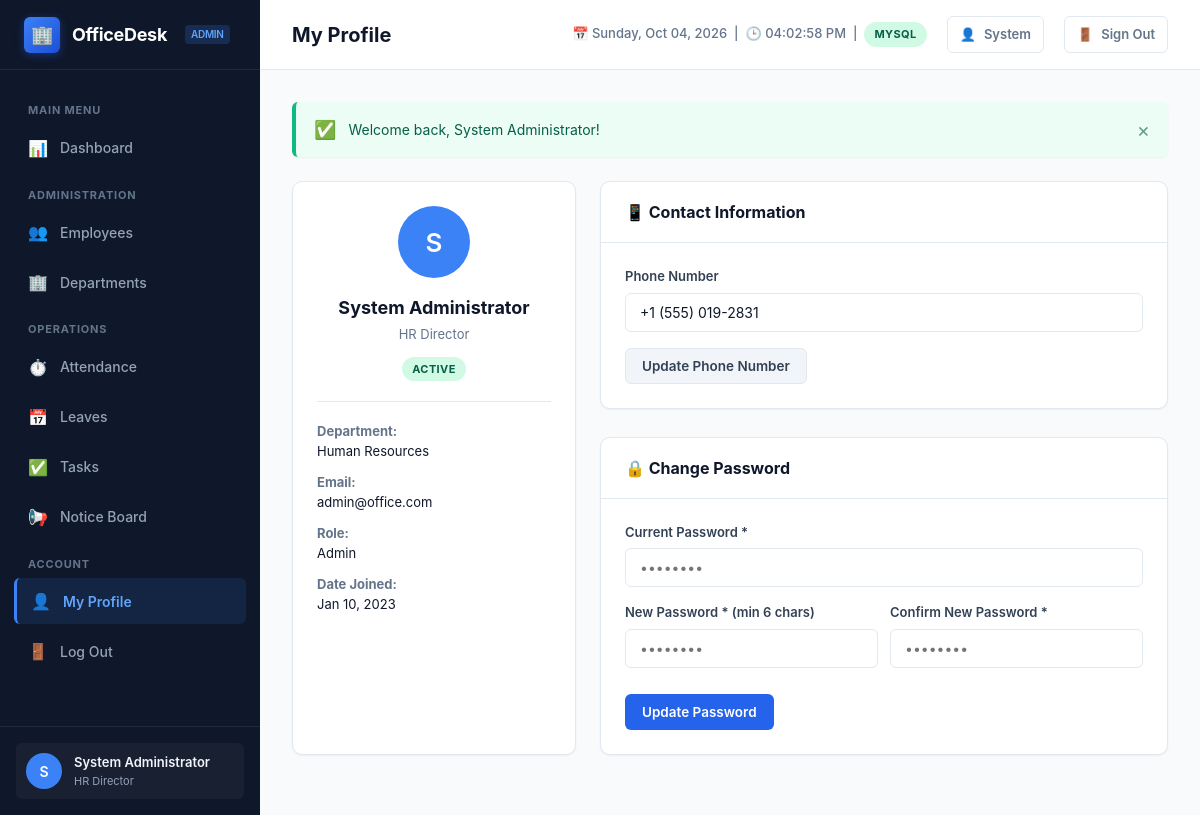
The app's page /profile.php (signed in) with its own data.
### tables this page shows
CREATE TABLE `users` (
    `id` INT AUTO_INCREMENT PRIMARY KEY,
    `full_name` VARCHAR(100) NOT NULL,
    `email` VARCHAR(150) NOT NULL UNIQUE,
    `password` VARCHAR(255) NOT NULL,
    `phone` VARCHAR(20) NULL,
    `role` ENUM('admin', 'employee') NOT NULL DEFAULT 'employee',
    `department_id` INT NULL,
    `designation` VARCHAR(100) NULL,
    `salary` DECIMAL(10,2) DEFAULT 0.00,
    `date_of_joining` DATE NULL,
    `status` ENUM('active', 'inactive') NOT NULL DEFAULT 'active',
    `created_at` TIMESTAMP DEFAULT CURRENT_TIMESTAMP,
    `updated_at` TIMESTAMP DEFAULT CURRENT_TIMESTAMP ON UPDATE CURRENT_TIMESTAMP,
    CONSTRAINT `fk_users_department` FOREIGN KEY (`department_id`) 
        REFERENCES `departments`(`id`) ON DELETE SET NULL
);

CREATE TABLE `departments` (
    `id` INT AUTO_INCREMENT PRIMARY KEY,
    `name` VARCHAR(100) NOT NULL UNIQUE,
    `description` TEXT NULL,
    `created_at` TIMESTAMP DEFAULT CURRENT_TIMESTAMP
);

### profile.php (the view, shortened to what this page needs)
<?php
require_once __DIR__ . '/includes/header.php';
$userId = current_user_id();
$stmt = $pdo->prepare("
    SELECT u.*, d.name AS department_name
    FROM users u
    LEFT JOIN departments d ON u.department_id = d.id
    WHERE u.id = ?
");
$stmt->execute([$userId]);
$profile = $stmt->fetch();
?>
<div style="max-width: 900px; margin: 0 auto;">
    <div class="dashboard-grid" style="grid-template-columns: 1fr 2fr;">
        <div class="card" style="text-align: center;">
            <div class="card-body">
                <div class="user-avatar" style="width: 72px; height: 72px; font-size: 26px; margin: 0 auto 16px;">
                    <?= strtoupper(substr($profile['full_name'], 0, 1)) ?>
                </div>
                <h3 style="font-size: 18px; font-weight: 700; margin-bottom: 4px;"><?= htmlspecialchars($profile['full_name']) ?></h3>
                <div style="color: #64748b; font-size: 13px; margin-bottom: 12px;"><?= htmlspecialchars($profile['designation'] ?: 'Staff Member') ?></div>
                <div><?= status_badge($profile['status']) ?></div>
                <hr style="border: 0; border-top: 1px solid var(--border); margin: 20px 0;">
                <div style="text-align: left; display: flex; flex-direction: column; gap: 12px; font-size: 13px;">
                    <div>
                        <strong style="color: #64748b;">Department:</strong><br>
                        <?= htmlspecialchars($profile['department_name'] ?? 'Not Assigned') ?>
                    </div>
                    <div>
                        <strong style="color: #64748b;">Email:</strong><br>
                        <?= htmlspecialchars($profile['email']) ?>
                    </div>
                    <div>
                        <strong style="color: #64748b;">Role:</strong><br>
                        <?= ucfirst($profile['role']) ?>
                    </div>
                    <div>
                        <strong style="color: #64748b;">Date Joined:</strong><br>
                        <?= format_date($profile['date_of_joining']) ?>
                    </div>
                </div>
            </div>
        </div>
        <div>
            <div class="card">
                <div class="card-header">
                    <div class="card-title">📱 Contact Information</div>
                </div>
                <div class="card-body">
                    <form action="profile.php" method="POST">
                        <div class="form-group">
                            <label class="form-label" for="phone">Phone Number</label>
                            <input type="text" name="phone" id="phone" class="form-control" value="<?= htmlspecialchars($profile['phone'] ?? '') ?>" placeholder="+1 (555) 000-0000">
                        </div>
                        <button type="submit" class="btn btn-secondary">Update Phone Number</button>
                    </form>
                </div>
            </div>
            <div class="card">
                <div class="card-header">
                    <div class="card-title">🔒 Change Password</div>
                </div>
                <div class="card-body">
                    <form action="profile.php" method="POST">
                        <div class="form-group">
                            <label class="form-label" for="current_password">Current Password *</label>
                            <input type="password" name="current_password" id="current_password" class="form-control" required placeholder="••••••••">
                        </div>
                        <div class="form-grid" style="grid-template-columns: 1fr 1fr; gap: 12px;">
                            <div class="form-group">
                                <label class="form-label" for="new_password">New Password * (min 6 chars)</label>
                                <input type="password" name="new_password" id="new_password" class="form-control" required placeholder="••••••••">
                            </div>
                            <div class="form-group">
                                <label class="form-label" for="confirm_password">Confirm New Password *</label>
                                <input type="password" name="confirm_password" id="confirm_password" class="form-control" required placeholder="••••••••">
                            </div>
                        </div>
                        <button type="submit" class="btn btn-primary" style="margin-top: 10px;">Update Password</button>
                    </form>
                </div>
            </div>
        </div>
    </div>
</div>
<?php require_once __DIR__ . '/includes/footer.php'; ?>

### includes/functions.php (shortened to what this page needs)
<?php
function flash_get() {
    if (isset($_SESSION['flash'])) {
        $flash = $_SESSION['flash'];
        return $flash;
    }
    return null;
}
function flash_render() {
    $flash = flash_get();
    if ($flash) {
        $type = htmlspecialchars($flash['type']);
        $msg = htmlspecialchars($flash['message']);
        $icon = 'ℹ️';
        if ($type === 'success') $icon = '✅';
        echo "<div class=\"alert alert-{$type}\"><span class=\"alert-icon\">{$icon}</span> <span>{$msg}</span><button class=\"alert-close\" onclick=\"this.parentElement.remove();\">&times;</button></div>";
    }
}
function format_date($date, $format = 'M d, Y') {
    $timestamp = strtotime($date);
    return $timestamp ? date($format, $timestamp) : '-';
}
function status_badge($status) {
    $status = strtolower(trim((string)$status));
    $classes = [
        'active'      => 'badge-success',
        'inactive'    => 'badge-secondary',
        'present'     => 'badge-success',
        'late'        => 'badge-warning',
        'half_day'    => 'badge-info',
        'absent'      => 'badge-danger',
        'pending'     => 'badge-warning',
        'in_progress' => 'badge-info',
        'completed'   => 'badge-success',
        'on_hold'     => 'badge-secondary',
        'approved'    => 'badge-success',
        'rejected'    => 'badge-danger',
    ];
    $cls = $classes[$status] ?? 'badge-secondary';
    $label = ucwords(str_replace('_', ' ', $status));
    return "<span class=\"badge {$cls}\">{$label}</span>";
}

### assets/css/style.css (style rules this page uses)
:root { --primary: #2563eb; --primary-hover: #1d4ed8; --primary-light: #eff6ff; --primary-border: #bfdbfe; --sidebar-bg: #0f172a; --sidebar-text: #94a3b8; --sidebar-hover: #1e293b; --sidebar-active: #3b82f6; --sidebar-active-bg: rgba(59, 130, 246, 0.12); --bg-main: #f8fafc; --card-bg: #ffffff; --text-main: #0f172a; --text-muted: #64748b; --border: #e2e8f0; --border-light: #f1f5f9; --success: #10b981; --success-light: #ecfdf5; --warning: #f59e0b; --warning-light: #fffbeb; --danger: #ef4444; --danger-light: #fef2f2; --info: #06b6d4; --info-light: #ecfeff; --radius-sm: 6px; --radius-md: 10px; --radius-lg: 16px; --shadow-sm: 0 1px 2px rgba(0,0,0,0.05); --shadow-md: 0 4px 6px -1px rgba(0,0,0,0.07), 0 2px 4px -2px rgba(0,0,0,0.05); --shadow-lg: 0 10px 15px -3px rgba(0,0,0,0.08), 0 4px 6px -4px rgba(0,0,0,0.04); }
* { margin: 0; padding: 0; box-sizing: border-box; font-family: -apple-system, BlinkMacSystemFont, "Segoe UI", Roboto, "Helvetica Neue", Arial, sans-serif; }
body { background-color: var(--bg-main); color: var(--text-main); display: flex; min-height: 100vh; font-size: 14px; line-height: 1.5; }
.user-avatar { width: 36px; height: 36px; border-radius: 50%; background: #3b82f6; color: #fff; display: flex; align-items: center; justify-content: center; font-weight: 600; font-size: 14px; }
.alert { display: flex; align-items: center; padding: 14px 18px; border-radius: var(--radius-sm); margin-bottom: 24px; font-size: 14px; border-left: 4px solid; position: relative; box-shadow: var(--shadow-sm); }
.alert-icon { font-size: 18px; margin-right: 12px; }
.alert-close { margin-left: auto; background: none; border: none; font-size: 20px; line-height: 1; cursor: pointer; color: inherit; opacity: 0.6; }
.alert-success { background: var(--success-light); border-color: var(--success); color: #065f46; }
.card { background: var(--card-bg); border: 1px solid var(--border); border-radius: var(--radius-md); box-shadow: var(--shadow-sm); margin-bottom: 28px; }
.card-header { padding: 18px 24px; border-bottom: 1px solid var(--border); display: flex; align-items: center; justify-content: space-between; }
.card-title { font-size: 16px; font-weight: 700; color: var(--text-main); display: flex; align-items: center; gap: 8px; }
.card-body { padding: 24px; }
.badge { display: inline-block; padding: 4px 10px; border-radius: 9999px; font-size: 11px; font-weight: 700; text-transform: uppercase; letter-spacing: 0.4px; }
.badge-success { background: #d1fae5; color: #065f46; }
.btn { display: inline-flex; align-items: center; justify-content: center; gap: 8px; padding: 9px 16px; font-size: 13.5px; font-weight: 600; border-radius: var(--radius-sm); text-decoration: none; cursor: pointer; border: 1px solid transparent; transition: all 0.15s ease; }
.btn-primary { background: var(--primary); color: #fff; }
.btn-secondary { background: #f1f5f9; color: #334155; border-color: var(--border); }
.form-grid { display: grid; grid-template-columns: repeat(auto-fit, minmax(260px, 1fr)); gap: 18px; }
.form-group { display: flex; flex-direction: column; gap: 6px; margin-bottom: 16px; }
.form-label { font-size: 13px; font-weight: 600; color: #334155; }
.form-control { width: 100%; padding: 10px 14px; border: 1px solid var(--border); border-radius: var(--radius-sm); font-size: 14px; color: var(--text-main); background: #fff; outline: none; transition: border-color 0.2s, box-shadow 0.2s; }
.dashboard-grid { display: grid; grid-template-columns: 2fr 1fr; gap: 24px; }

### records on screen
users: full_name "S", full_name "System Administrator", designation "HR Director", status "ACTIVE", department.name "Human Resources", email "admin@office.com", role "Admin", date_of_joining "Jan 10, 2023", phone "+1 (555) 019-2831"

### other values on screen
$user['role'] "ADMIN"
substr($user['full_name'] ?? 'U', 0, 1) "S"
$user['full_name'] "System Administrator"
$user['designation'] "HR Director"
$pageTitle "My Profile"
DB_ACTIVE_DRIVER "MYSQL"
explode(' ', $user['full_name'] ?? 'User')[0] "System"
$icon "✅"
$msg "Welcome back, System Administrator!"
